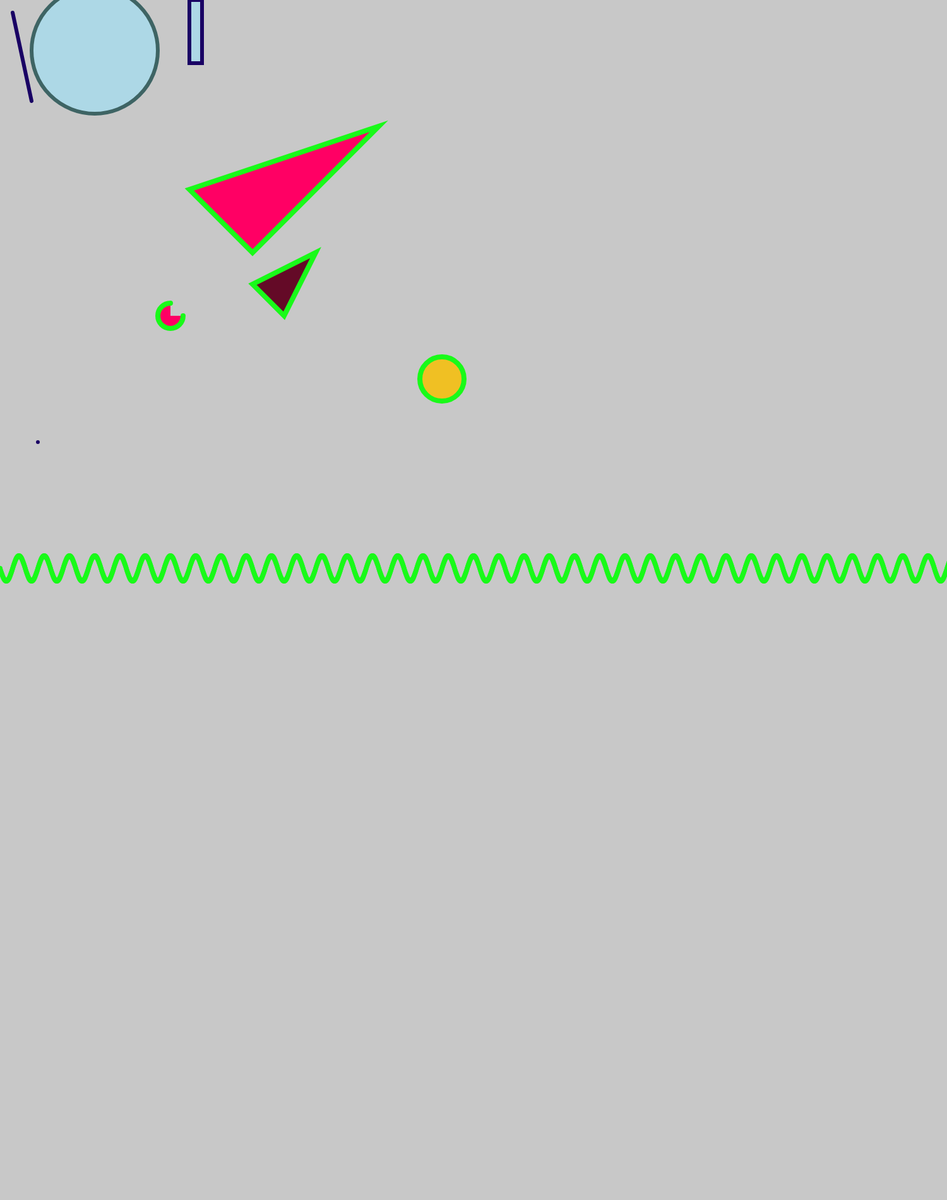
Frame 1 (no input)
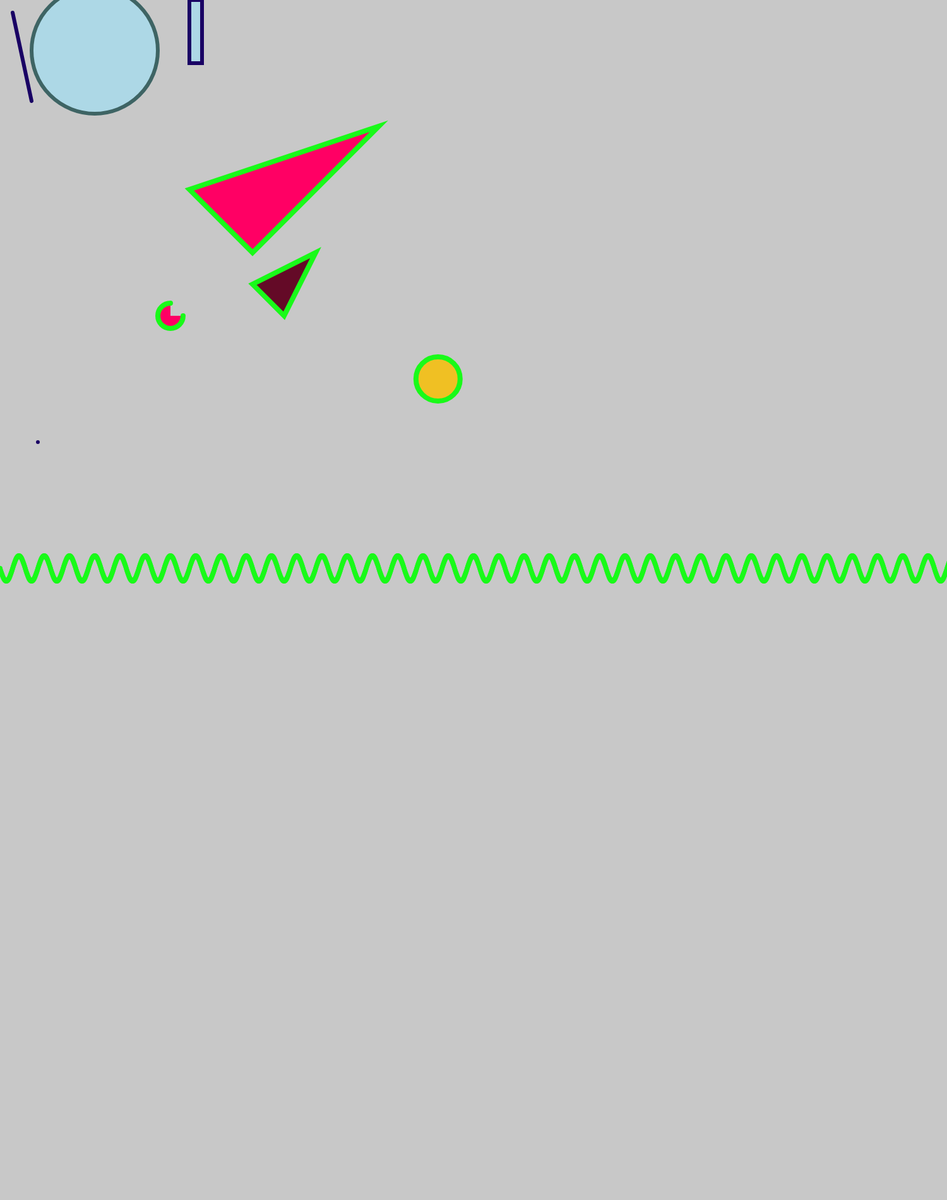
Frame 60 (no input)
Frame 120 (the mouse pressed at the canvas centre since frame 60): identical to frame 60, image omitted

The p5.js sketch that drew these frames (run headless with seeded random() and noise() and a simulated clock; from frame 60 on, the mouse is pressed at the canvas centre):

// p5.js sketch
// ── sketch.js
let j;
function setup() {
  // put setup code here
  createCanvas(1500,1900);
  j=0;
}

function draw() {
  // put drawing code here
  background(200);
  strokeWeight(6)
  stroke(25,0,100)
  point(60,700)
  line (20,20,50,160)
  fill(173,216,230)
  rect(300,0,20,100)

  strokeWeight(6)
  stroke(62,100,100)
  ellipse(150,80,200,200)
fill(268,0,100)
  strokeWeight(8)
  stroke(25,250,25)
  triangle(300,300,400,400,600,200)
  arc(270,500,40,40,radians(0),radians(270))

  fill(100,10,39)
  beginShape();
vertex(400,450)
vertex(450,500)
vertex(500,400)
  endShape(CLOSE);

for(var i=0;i<=1800;i++){
    x= i
    y= 900 + 20*Math.sin(PI*x/20)
   point(x,y)
  }
  var x=700+20*Math.sin(PI*j/20)
  j+=2
  fill(240,192,35)
  ellipse(x,600,70,70)

}
